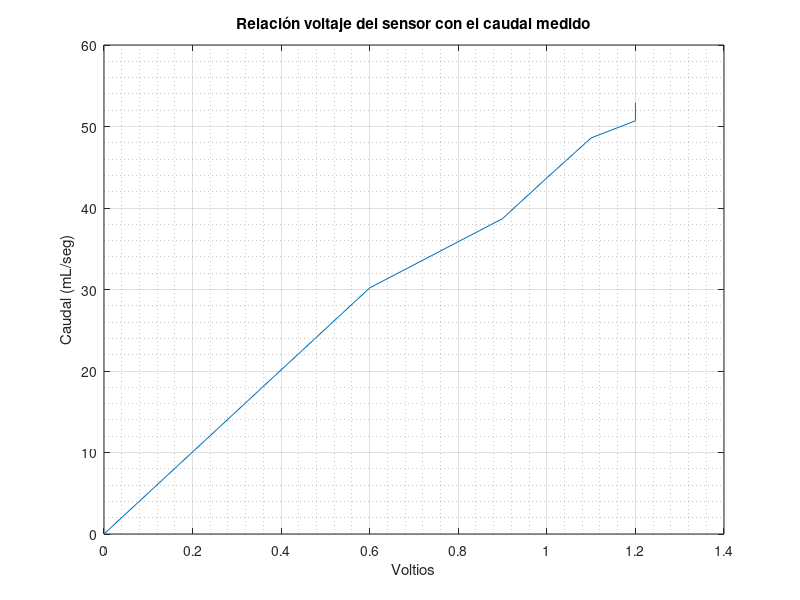

Write the MATLAB code that produced this figure. (Note: this script raises an error after producing the figure.)
clear all;
clc

addpath('~/Documents/Bombasa/ProyectoBombasa')
addpath('~/Documents/Bombasa/ProyectoBombasa/Matlab')
load Workspace.mat;


%% Calibración de la bomba
V=[
0
0.6
0.9
1.0
1.1
1.2
1.2

];

Q=[
0
30.2
38.7
43.7
48.6
50.7
52.9
];

figure
plot(V,Q)
title('Relación voltaje del sensor con el caudal medido');
xlabel('Voltios');
ylabel('Caudal (mL/seg)');
grid on
grid minor
hold on;

curva = fit(V,Q, 'poly2');
plot(curva)

%% Representación del ensayo general
figure
subplot(2,1,1)
plot(timeSecs, F20)
title('Ensayo con tren de escalones')
xlabel('Tiempo (seg)')
ylabel('Caudal [mL/seg]')
grid on
grid minor

subplot(2,1,2)
plot(timeSecs, entrada)
xlabel('Tiempo (seg)')
ylabel('Voltaje de control [V]')
grid on
grid minor



%% Cálculo del modelo actualizado del sistema en función del punto de operación

k    =  [primoModelo.Kp, secondoModelo.Kp, terzoModelo.Kp, quartoModelo.Kp];
tau =  [primoModelo.Tp1, secondoModelo.Tp1, terzoModelo.Tp1, quartoModelo.Tp1];
punto_op = [31, 39, 44, 48];

ganancia = fit(punto_op', k','poly3');
cteTiempo = fit(punto_op', tau', 'smoothingspline');

figure
subplot(2,1,1)
plot(punto_op, k)
hold on;
plot(ganancia)
subplot(2,1,2)
plot(punto_op, tau)
hold on;
plot(cteTiempo)


%% Obtenci�n de las funci�n de transferencia, en funci�n de la consigna.

Q =[31.5;39;44.5;48;50]  % Consigna

% Estimaci�n de la variable K dependiendo de la consigna

K=[14.99202552;12;6.710447761;2.330282531;0.469609856];             % Ganacia de los modelos obtenida, a trav�s, de ident.
interpK=fit(Q,K,'poly4')                                            % Funci�n que interpola.


% Estimaci�n de la variable tau dependiendo de la consigna

tau=[7.974481659;6.640106242;5.970149254;3.9793076;2.05338809];     % Cte de tiempo de los modelos obtenida, a trav�s, de ident.
interptau=fit(Q,tau,'poly4')


% Gr�fica de la interpolaci�n.

figure
subplot(2,1,1)
hold on
title('K')
plot(Q,K)
plot(interpK)
xlabel('Caudal')
ylabel('Ganancia')

subplot(2,1,2)
hold on
title('Tau')
plot(Q,tau)
hold on
plot(interptau)
xlabel('Caudal')
ylabel('Constante de tiempo')


